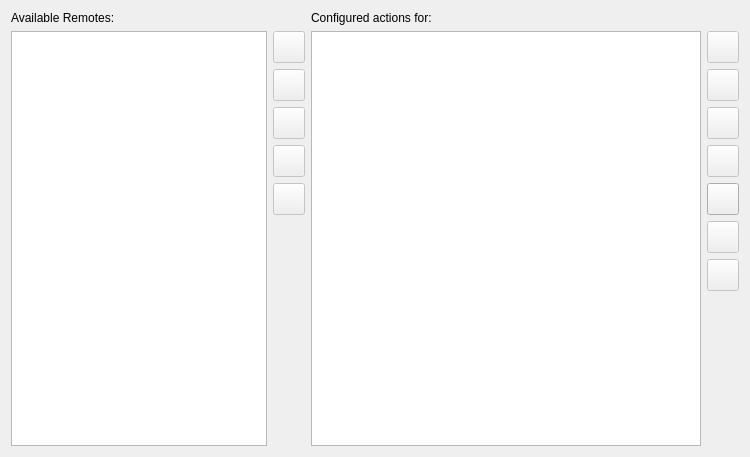
<?xml version="1.0" encoding="UTF-8"?>
<ui version="4.0">
 <author>Gav Wood</author>
 <class>ConfigurationWidget</class>
 <widget class="QWidget" name="ConfigurationWidget">
  <property name="geometry">
   <rect>
    <x>0</x>
    <y>0</y>
    <width>750</width>
    <height>457</height>
   </rect>
  </property>
  <property name="windowTitle">
   <string>Linux Infrared Remote Control</string>
  </property>
  <layout class="QGridLayout" name="gridLayout_2">
   <item row="0" column="0">
    <widget class="QLabel" name="label_2">
     <property name="maximumSize">
      <size>
       <width>16777215</width>
       <height>16777215</height>
      </size>
     </property>
     <property name="text">
      <string>Available Remotes:</string>
     </property>
     <property name="wordWrap">
      <bool>false</bool>
     </property>
    </widget>
   </item>
   <item row="0" column="2">
    <layout class="QHBoxLayout" name="horizontalLayout_2">
     <property name="spacing">
      <number>0</number>
     </property>
     <item>
      <widget class="QLabel" name="label_3">
       <property name="text">
        <string>Configured actions for:</string>
       </property>
      </widget>
     </item>
     <item>
      <widget class="QLabel" name="lActions">
       <property name="text">
        <string/>
       </property>
      </widget>
     </item>
    </layout>
   </item>
   <item row="1" column="0" rowspan="8">
    <widget class="QTreeView" name="tvRemotes">
     <property name="sizePolicy">
      <sizepolicy hsizetype="Minimum" vsizetype="Expanding">
       <horstretch>0</horstretch>
       <verstretch>0</verstretch>
      </sizepolicy>
     </property>
     <property name="editTriggers">
      <set>QAbstractItemView::NoEditTriggers</set>
     </property>
     <property name="rootIsDecorated">
      <bool>false</bool>
     </property>
     <property name="expandsOnDoubleClick">
      <bool>false</bool>
     </property>
    </widget>
   </item>
   <item row="1" column="2" rowspan="8">
    <widget class="QTreeView" name="tvActions">
     <property name="editTriggers">
      <set>QAbstractItemView::NoEditTriggers</set>
     </property>
     <property name="rootIsDecorated">
      <bool>false</bool>
     </property>
    </widget>
   </item>
   <item row="1" column="1">
    <widget class="KPushButton" name="pbAddMode">
     <property name="enabled">
      <bool>false</bool>
     </property>
     <property name="minimumSize">
      <size>
       <width>32</width>
       <height>32</height>
      </size>
     </property>
     <property name="maximumSize">
      <size>
       <width>32</width>
       <height>32</height>
      </size>
     </property>
     <property name="toolTip">
      <string>Add Mode</string>
     </property>
    </widget>
   </item>
   <item row="2" column="1">
    <widget class="KPushButton" name="pbRemoveMode">
     <property name="enabled">
      <bool>false</bool>
     </property>
     <property name="minimumSize">
      <size>
       <width>32</width>
       <height>32</height>
      </size>
     </property>
     <property name="maximumSize">
      <size>
       <width>32</width>
       <height>32</height>
      </size>
     </property>
     <property name="toolTip">
      <string>Remove Mode</string>
     </property>
    </widget>
   </item>
   <item row="3" column="1">
    <widget class="KPushButton" name="pbEditMode">
     <property name="enabled">
      <bool>false</bool>
     </property>
     <property name="minimumSize">
      <size>
       <width>32</width>
       <height>32</height>
      </size>
     </property>
     <property name="maximumSize">
      <size>
       <width>32</width>
       <height>32</height>
      </size>
     </property>
     <property name="toolTip">
      <string>Edit Mode</string>
     </property>
    </widget>
   </item>
   <item row="4" column="1">
    <widget class="KPushButton" name="pbMoveModeUp">
     <property name="enabled">
      <bool>false</bool>
     </property>
     <property name="minimumSize">
      <size>
       <width>32</width>
       <height>32</height>
      </size>
     </property>
     <property name="maximumSize">
      <size>
       <width>32</width>
       <height>32</height>
      </size>
     </property>
     <property name="toolTip">
      <string>Move Mode up</string>
     </property>
    </widget>
   </item>
   <item row="6" column="1" rowspan="3">
    <spacer name="verticalSpacer">
     <property name="orientation">
      <enum>Qt::Vertical</enum>
     </property>
     <property name="sizeHint" stdset="0">
      <size>
       <width>20</width>
       <height>203</height>
      </size>
     </property>
    </spacer>
   </item>
   <item row="1" column="3">
    <widget class="KPushButton" name="pbAddAction">
     <property name="enabled">
      <bool>false</bool>
     </property>
     <property name="minimumSize">
      <size>
       <width>32</width>
       <height>32</height>
      </size>
     </property>
     <property name="maximumSize">
      <size>
       <width>32</width>
       <height>32</height>
      </size>
     </property>
     <property name="toolTip">
      <string>Add Action</string>
     </property>
    </widget>
   </item>
   <item row="2" column="3">
    <widget class="KPushButton" name="pbRemoveAction">
     <property name="enabled">
      <bool>false</bool>
     </property>
     <property name="minimumSize">
      <size>
       <width>32</width>
       <height>32</height>
      </size>
     </property>
     <property name="maximumSize">
      <size>
       <width>32</width>
       <height>32</height>
      </size>
     </property>
     <property name="toolTip">
      <string>Remove Action</string>
     </property>
    </widget>
   </item>
   <item row="3" column="3">
    <widget class="KPushButton" name="pbEditAction">
     <property name="enabled">
      <bool>false</bool>
     </property>
     <property name="minimumSize">
      <size>
       <width>32</width>
       <height>32</height>
      </size>
     </property>
     <property name="maximumSize">
      <size>
       <width>32</width>
       <height>32</height>
      </size>
     </property>
     <property name="toolTip">
      <string>Edit Action</string>
     </property>
    </widget>
   </item>
   <item row="4" column="3">
    <widget class="KPushButton" name="pbCopyAction">
     <property name="enabled">
      <bool>false</bool>
     </property>
     <property name="minimumSize">
      <size>
       <width>32</width>
       <height>32</height>
      </size>
     </property>
     <property name="maximumSize">
      <size>
       <width>32</width>
       <height>32</height>
      </size>
     </property>
     <property name="toolTip">
      <string>Duplicate Action</string>
     </property>
    </widget>
   </item>
   <item row="6" column="3">
    <widget class="KPushButton" name="pbMoveActionUp">
     <property name="enabled">
      <bool>false</bool>
     </property>
     <property name="minimumSize">
      <size>
       <width>32</width>
       <height>32</height>
      </size>
     </property>
     <property name="maximumSize">
      <size>
       <width>32</width>
       <height>32</height>
      </size>
     </property>
     <property name="toolTip">
      <string>Move Action up</string>
     </property>
    </widget>
   </item>
   <item row="7" column="3">
    <widget class="KPushButton" name="pbMoveActionDown">
     <property name="enabled">
      <bool>false</bool>
     </property>
     <property name="minimumSize">
      <size>
       <width>32</width>
       <height>32</height>
      </size>
     </property>
     <property name="maximumSize">
      <size>
       <width>32</width>
       <height>32</height>
      </size>
     </property>
     <property name="toolTip">
      <string>Move Action down</string>
     </property>
    </widget>
   </item>
   <item row="8" column="3">
    <spacer name="verticalSpacer_2">
     <property name="orientation">
      <enum>Qt::Vertical</enum>
     </property>
     <property name="sizeHint" stdset="0">
      <size>
       <width>20</width>
       <height>167</height>
      </size>
     </property>
    </spacer>
   </item>
   <item row="5" column="3">
    <widget class="KPushButton" name="pbAutoPopulate">
     <property name="minimumSize">
      <size>
       <width>32</width>
       <height>32</height>
      </size>
     </property>
     <property name="maximumSize">
      <size>
       <width>32</width>
       <height>32</height>
      </size>
     </property>
     <property name="toolTip">
      <string>Automatically create actions using a profile</string>
     </property>
    </widget>
   </item>
   <item row="5" column="1">
    <widget class="KPushButton" name="pbMoveModeDown">
     <property name="enabled">
      <bool>false</bool>
     </property>
     <property name="minimumSize">
      <size>
       <width>32</width>
       <height>32</height>
      </size>
     </property>
     <property name="maximumSize">
      <size>
       <width>32</width>
       <height>32</height>
      </size>
     </property>
     <property name="toolTip">
      <string>Move Mode down</string>
     </property>
    </widget>
   </item>
  </layout>
 </widget>
 <customwidgets>
  <customwidget>
   <class>KPushButton</class>
   <extends>QPushButton</extends>
   <header>kpushbutton.h</header>
  </customwidget>
 </customwidgets>
 <includes>
  <include location="local">kpushbutton.h</include>
 </includes>
 <resources/>
 <connections/>
</ui>
